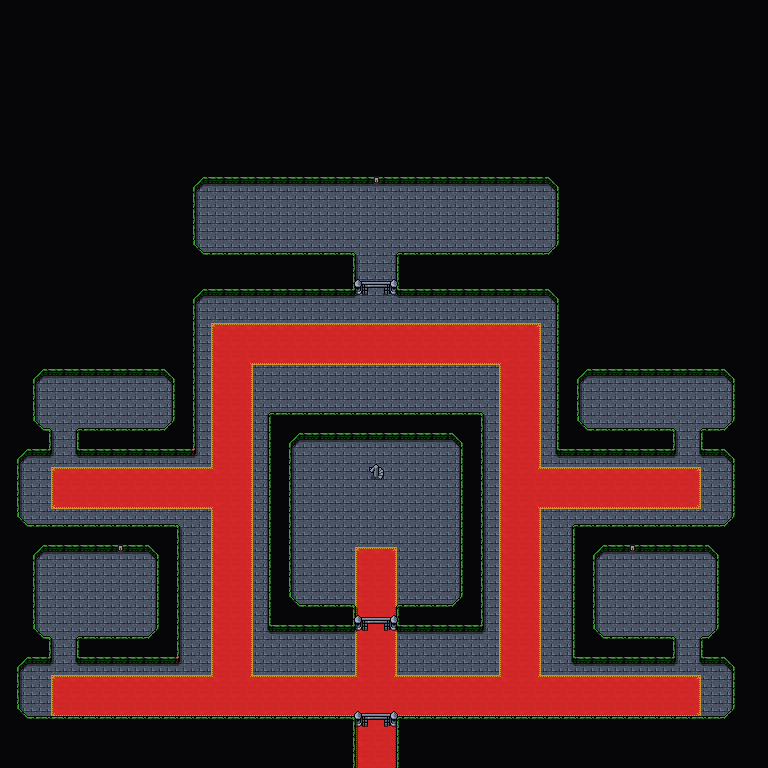

This is a level from a 2D game, rendered from its Tiled map with the project's own tilesets. A one-line summary and the map file follow, with tile-layer data summarised:
An orthogonal 48x48 tile map with 16x16 px tiles, 5 tile layers (Background, Floor, Ground, Foreground, ...), 2 tilesets and 14 objects (3x dialog).

<map version="1.9" tiledversion="1.9.2" orientation="orthogonal" renderorder="right-down" width="48" height="48" tilewidth="16" tileheight="16" infinite="0" nextlayerid="7" nextobjectid="71">
 <editorsettings>
  <export target="wastetown..tmx" format="tmx" />
 </editorsettings>
 <properties>
  <property name="dungeonEffect" value="{&quot;startBattleWithCard&quot;: [ &quot;Ghalta presence&quot; ]}" />
  <property name="respawnEnemies" type="bool" value="true" />
 </properties>
 <tileset firstgid="1" source="../../tileset/main.tsx" />
 <tileset firstgid="10113" source="../../tileset/buildings.tsx" />
 <layer id="1" name="Background" width="48" height="48">
  <data>[2304 cells, 2304 non-empty, 2 distinct tile ids]</data>
 </layer>
 <layer id="6" name="Floor" width="48" height="48">
  <data>[2304 cells, 261 non-empty, 12 distinct tile ids]</data>
 </layer>
 <layer id="2" name="Ground" width="48" height="48">
  <data>[2304 cells, 18 non-empty, 5 distinct tile ids]</data>
 </layer>
 <layer id="3" name="Foreground" width="48" height="48">
  <properties>
   <property name="spriteLayer" type="bool" value="true" />
  </properties>
  <data>[2304 cells, 1641 non-empty, 15 distinct tile ids]</data>
 </layer>
 <layer id="5" name="AboveSprites" width="48" height="48">
  <data>[2304 cells, 9 non-empty, 3 distinct tile ids]</data>
 </layer>
 <objectgroup id="4" name="Objects">
  <object id="47" template="../../obj/gold.tx" x="603" y="416">
   <properties>
    <property name="reward">[
  {
    "type": "gold",
    "count": 180,
    "addMaxCount": 40
 }
]</property>
   </properties>
  </object>
  <object id="49" template="../../obj/gold.tx" x="134" y="413">
   <properties>
    <property name="reward">[
  {
    "type": "gold",
    "count": 180,
    "addMaxCount": 40
 }
]</property>
   </properties>
  </object>
  <object id="54" template="../../obj/enemy.tx" x="368" y="728">
   <properties>
    <property name="enemy" value="Dino" />
   </properties>
  </object>
  <object id="55" template="../../obj/gate.tx" x="368" y="640">
   <properties>
    <property name="dialog">[{
    "text":"A gate is blocking the path. It looks like it is opened elsewhere.",
    "options":[
    { "name":"continue" } 
    ]
}]</property>
   </properties>
  </object>
  <object id="60" template="../../obj/entry_up.tx" x="357" y="768" width="38" height="16">
   <properties>
    <property name="teleport" value="" />
   </properties>
  </object>
  <object id="61" name="switch" class="dialog" gid="4426" x="624" y="560" width="16" height="16">
   <properties>
    <property name="dialog">[
  { 
    "text":"Hmm... A big switch is embedded into the wall.",
    "options":[ 
	{ 
		"text":"You hear some loud sounds coming from the center.",
		"action":[{"deleteMapObject":-1},{"advanceMapFlag":"gate"}],
		"name":"flip the switch"
			"options":[{
			"condition":[{"getMapFlag":{"key":"gate","op":"&gt;=","val":3}}],
			"action":[{"deleteMapObject":55}],
			"name":"ok" }]
	},
	{ "name":"go away" } 	
	] 
	} 
]</property>
   </properties>
  </object>
  <object id="63" name="switch" class="dialog" gid="4426" x="368" y="192" width="16" height="16">
   <properties>
    <property name="dialog">[
  { 
    "text":"Hmm... A big switch is embedded into the wall.",
    "options":[ 
	{ 
		"text":"You hear some loud sounds coming from the center.",
		"action":[{"deleteMapObject":-1},{"advanceMapFlag":"gate"}],
		"name":"flip the switch"
			"options":[{
			"condition":[{"getMapFlag":{"key":"gate","op":"&gt;=","val":3}}],
			"action":[{"deleteMapObject":55}],
			"name":"ok" }]
	},
	{ "name":"go away" } 	
	] 
	} 
]</property>
   </properties>
  </object>
  <object id="64" name="switch" class="dialog" gid="4426" x="112" y="560" width="16" height="16">
   <properties>
    <property name="dialog">[
  { 
    "text":"Hmm... A big switch is embedded into the wall.",
    "options":[ 
	{ 
		"text":"You hear some loud sounds coming from the center.",
		"action":[{"deleteMapObject":-1},{"advanceMapFlag":"gate"}],
		"name":"flip the switch"
			"options":[{
			"condition":[{"getMapFlag":{"key":"gate","op":"&gt;=","val":3}}],
			"action":[{"deleteMapObject":55}],
			"name":"ok" }]
	},
	{ "name":"go away" } 	
	] 
	} 
]</property>
   </properties>
  </object>
  <object id="65" template="../../obj/entry_down.tx" x="369" y="489">
   <properties>
    <property name="teleport" value="maps/map/main_story/green_castle_f1.tmx" />
   </properties>
  </object>
  <object id="66" template="../../obj/enemy.tx" x="56" y="663">
   <properties>
    <property name="enemy" value="Dino" />
   </properties>
  </object>
  <object id="67" template="../../obj/enemy.tx" x="679" y="664">
   <properties>
    <property name="enemy" value="Dino" />
   </properties>
  </object>
  <object id="68" template="../../obj/enemy.tx" x="681" y="458">
   <properties>
    <property name="enemy" value="Dino" />
   </properties>
  </object>
  <object id="69" template="../../obj/enemy.tx" x="368" y="298">
   <properties>
    <property name="enemy" value="Dino" />
   </properties>
  </object>
  <object id="70" template="../../obj/enemy.tx" x="57" y="456">
   <properties>
    <property name="enemy" value="Dino" />
   </properties>
  </object>
 </objectgroup>
</map>
